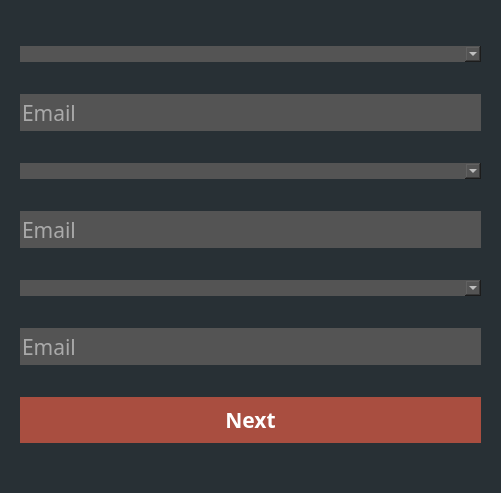
<?xml version="1.0" encoding="UTF-8"?>
<ui version="4.0">
 <class>AccountSecurity</class>
 <widget class="QWidget" name="AccountSecurity">
  <property name="geometry">
   <rect>
    <x>0</x>
    <y>0</y>
    <width>501</width>
    <height>493</height>
   </rect>
  </property>
  <property name="sizePolicy">
   <sizepolicy hsizetype="Expanding" vsizetype="Expanding">
    <horstretch>0</horstretch>
    <verstretch>0</verstretch>
   </sizepolicy>
  </property>
  <property name="maximumSize">
   <size>
    <width>1000</width>
    <height>1000</height>
   </size>
  </property>
  <property name="windowTitle">
   <string>Form</string>
  </property>
  <property name="styleSheet">
   <string notr="true">color: black;
background-color: #283035;</string>
  </property>
  <layout class="QVBoxLayout" name="verticalLayout">
   <item>
    <widget class="QStackedWidget" name="account_recovery">
     <property name="currentIndex">
      <number>2</number>
     </property>
     <widget class="QWidget" name="recover_user_page">
      <layout class="QVBoxLayout" name="verticalLayout_2">
       <item>
        <widget class="QLineEdit" name="recover_user_email">
         <property name="minimumSize">
          <size>
           <width>0</width>
           <height>37</height>
          </size>
         </property>
         <property name="maximumSize">
          <size>
           <width>16777215</width>
           <height>37</height>
          </size>
         </property>
         <property name="font">
          <font>
           <family>Trebuchet MS</family>
           <pointsize>16</pointsize>
          </font>
         </property>
         <property name="styleSheet">
          <string notr="true">background-color: #545454;
color:white;
border-style:none;</string>
         </property>
         <property name="placeholderText">
          <string>Email</string>
         </property>
        </widget>
       </item>
       <item>
        <widget class="QPushButton" name="recover_user_btn">
         <property name="font">
          <font>
           <family>Trebuchet MS</family>
           <pointsize>16</pointsize>
           <weight>75</weight>
           <italic>false</italic>
           <bold>true</bold>
          </font>
         </property>
         <property name="styleSheet">
          <string notr="true">QPushButton {
background-color: rgba(255, 98, 71, 0.6);
color: white; 
font:bold;
padding: 8px 12px 8px 12px;
border: 0px;
}

QPushButton:hover {
	background-color: rgba(255, 98, 71, 1);
}</string>
         </property>
         <property name="text">
          <string>Recover Username</string>
         </property>
        </widget>
       </item>
      </layout>
     </widget>
     <widget class="QWidget" name="recover_pass_page">
      <layout class="QVBoxLayout" name="verticalLayout_3">
       <item>
        <widget class="QLineEdit" name="recover_pass_email">
         <property name="minimumSize">
          <size>
           <width>0</width>
           <height>37</height>
          </size>
         </property>
         <property name="maximumSize">
          <size>
           <width>16777215</width>
           <height>37</height>
          </size>
         </property>
         <property name="font">
          <font>
           <family>Trebuchet MS</family>
           <pointsize>16</pointsize>
          </font>
         </property>
         <property name="styleSheet">
          <string notr="true">background-color: #545454;
color:white;
border-style:none;</string>
         </property>
         <property name="placeholderText">
          <string>Email</string>
         </property>
        </widget>
       </item>
       <item>
        <widget class="QLineEdit" name="recover_pass_username">
         <property name="minimumSize">
          <size>
           <width>0</width>
           <height>37</height>
          </size>
         </property>
         <property name="maximumSize">
          <size>
           <width>16777215</width>
           <height>37</height>
          </size>
         </property>
         <property name="font">
          <font>
           <family>Trebuchet MS</family>
           <pointsize>16</pointsize>
          </font>
         </property>
         <property name="styleSheet">
          <string notr="true">background-color: #545454;
color:white;
border-style:none;</string>
         </property>
         <property name="placeholderText">
          <string>Username</string>
         </property>
        </widget>
       </item>
       <item>
        <widget class="QPushButton" name="recover_pass_btn">
         <property name="font">
          <font>
           <family>Trebuchet MS</family>
           <pointsize>16</pointsize>
           <weight>75</weight>
           <italic>false</italic>
           <bold>true</bold>
          </font>
         </property>
         <property name="styleSheet">
          <string notr="true">QPushButton {
background-color: rgba(255, 98, 71, 0.6);
color: white; 
font:bold;
padding: 8px 12px 8px 12px;
border: 0px;
}

QPushButton:hover {
	background-color: rgba(255, 98, 71, 1);
}</string>
         </property>
         <property name="text">
          <string>Next</string>
         </property>
        </widget>
       </item>
      </layout>
     </widget>
     <widget class="QWidget" name="security_question_page">
      <layout class="QVBoxLayout" name="verticalLayout_4">
       <item>
        <widget class="QComboBox" name="comboBox">
         <property name="sizeIncrement">
          <size>
           <width>0</width>
           <height>37</height>
          </size>
         </property>
         <property name="styleSheet">
          <string notr="true">background-color: #545454;
color:white;
border-style:none;</string>
         </property>
        </widget>
       </item>
       <item>
        <widget class="QLineEdit" name="recover_pass_email_2">
         <property name="sizePolicy">
          <sizepolicy hsizetype="Expanding" vsizetype="Preferred">
           <horstretch>0</horstretch>
           <verstretch>0</verstretch>
          </sizepolicy>
         </property>
         <property name="minimumSize">
          <size>
           <width>0</width>
           <height>37</height>
          </size>
         </property>
         <property name="maximumSize">
          <size>
           <width>16777215</width>
           <height>37</height>
          </size>
         </property>
         <property name="font">
          <font>
           <family>Trebuchet MS</family>
           <pointsize>16</pointsize>
          </font>
         </property>
         <property name="styleSheet">
          <string notr="true">background-color: #545454;
color:white;
border-style:none;</string>
         </property>
         <property name="placeholderText">
          <string>Email</string>
         </property>
        </widget>
       </item>
       <item>
        <widget class="QComboBox" name="comboBox_2">
         <property name="styleSheet">
          <string notr="true">background-color: #545454;
color:white;
border-style:none;</string>
         </property>
        </widget>
       </item>
       <item>
        <widget class="QLineEdit" name="recover_pass_email_3">
         <property name="minimumSize">
          <size>
           <width>0</width>
           <height>37</height>
          </size>
         </property>
         <property name="maximumSize">
          <size>
           <width>16777215</width>
           <height>37</height>
          </size>
         </property>
         <property name="font">
          <font>
           <family>Trebuchet MS</family>
           <pointsize>16</pointsize>
          </font>
         </property>
         <property name="styleSheet">
          <string notr="true">background-color: #545454;
color:white;
border-style:none;</string>
         </property>
         <property name="placeholderText">
          <string>Email</string>
         </property>
        </widget>
       </item>
       <item>
        <widget class="QComboBox" name="comboBox_3">
         <property name="styleSheet">
          <string notr="true">background-color: #545454;
color:white;
border-style:none;</string>
         </property>
        </widget>
       </item>
       <item>
        <widget class="QLineEdit" name="recover_pass_email_4">
         <property name="minimumSize">
          <size>
           <width>0</width>
           <height>37</height>
          </size>
         </property>
         <property name="maximumSize">
          <size>
           <width>16777215</width>
           <height>37</height>
          </size>
         </property>
         <property name="font">
          <font>
           <family>Trebuchet MS</family>
           <pointsize>16</pointsize>
          </font>
         </property>
         <property name="styleSheet">
          <string notr="true">background-color: #545454;
color:white;
border-style:none;</string>
         </property>
         <property name="placeholderText">
          <string>Email</string>
         </property>
        </widget>
       </item>
       <item>
        <widget class="QPushButton" name="recover_pass_btn_2">
         <property name="font">
          <font>
           <family>Trebuchet MS</family>
           <pointsize>16</pointsize>
           <weight>75</weight>
           <italic>false</italic>
           <bold>true</bold>
          </font>
         </property>
         <property name="styleSheet">
          <string notr="true">QPushButton {
background-color: rgba(255, 98, 71, 0.6);
color: white; 
font:bold;
padding: 8px 12px 8px 12px;
border: 0px;
}

QPushButton:hover {
	background-color: rgba(255, 98, 71, 1);
}</string>
         </property>
         <property name="text">
          <string>Next</string>
         </property>
        </widget>
       </item>
      </layout>
     </widget>
    </widget>
   </item>
  </layout>
 </widget>
 <resources/>
 <connections/>
</ui>
